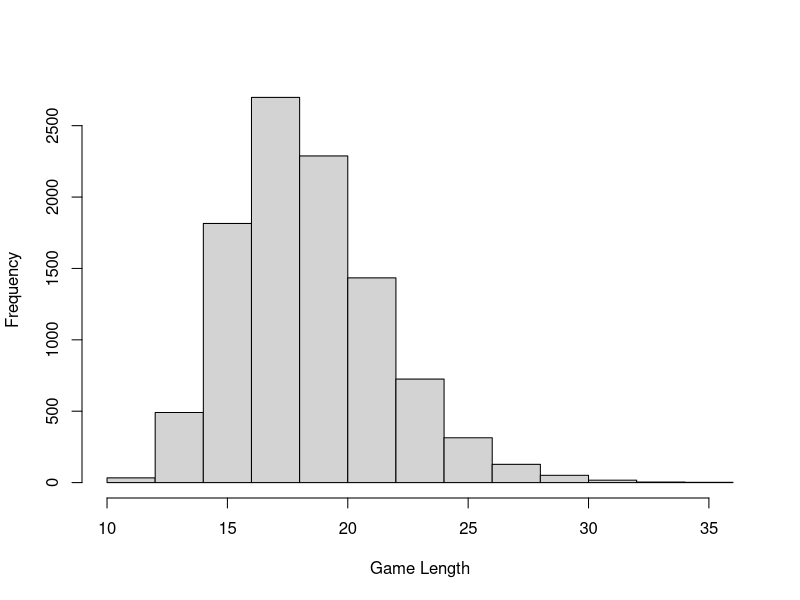
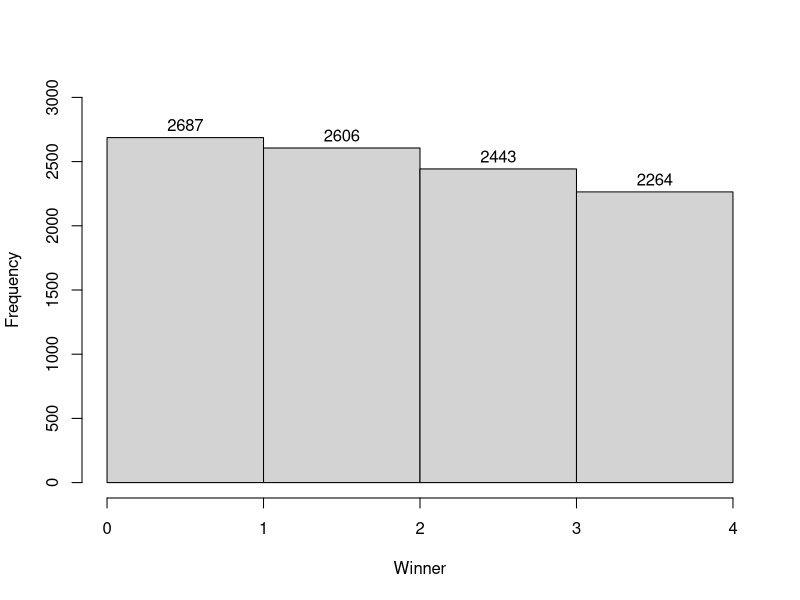

Recreate these plots in R, in order.
#Aeroplane Chess Multiplayer
#Would be much easier by directly simulation than using Markov chain

N = 57 #total steps - Sensitivity Analysis

num = 4 #number of players

shortcut = F #if additional rule is applied - Sensitivity Analysis

#----------Set up P matrix----------#
P=matrix(0, nrow=N, ncol=N, byrow=T)

for (i in 1 : (N-6))
{
  for (j in 1 : 6)
  {
    P[i, i+j] = 1/6
  }
}

for (i in c(N-5, N-2))
{
  P[i, N-4] = 1/6
  P[i, N-3] = 1/6
  P[i, N-2] = 1/6
  P[i, N-1] = 1/3
  P[i, N] = 1/6
}

for (i in c(N-4, N-3))
{
  P[i, N-3] = 1/6
  P[i, N-2] = 1/3
  P[i, N-1] = 1/3
  P[i, N] = 1/6
}

for (j in (N-5):N)
{
  P[N-1, j] = 1/6
}
P[N, N] = 1

if (shortcut == T)
{
  P[13:18, 19] = 0/6
  P[13:18, 31] = 1/6
}
#----------------Done---------------#

s=c(1:N) #possible states
gamelength=matrix(0, nrow = num, ncol = 10000, byrow = T)
takeoff = vector("numeric", 4)
gameon = vector("numeric", 4)
turns = vector("numeric", 4)

for (i in 1:10000)
{
  current = matrix(0, nrow = num, ncol = 100, byrow = T)
  for (no in 1:num)
  {
    takeoff[no] = 0
    gameon[no] = 1
    turns[no] = 0
    
    #if not taken off, do nothing
    while (takeoff[no] == 0)
    {
      turns[no] = turns[no] + 1
      if(sample(1:6, 1) == 6)
      {
        takeoff[no] = 1
        current[no, (turns[no])] = 1
      }
    }
    
    #start moving
    while (gameon[no] == 1 && takeoff[no] == 1)
    {
      current[no, turns[no]+1]=sample(s,1,replace=TRUE,prob=P[current[no, turns[no]],])
      if (current[no, turns[no]+1] == N)
      {
        gameon[no] = 0
      }
      turns[no] = turns[no] + 1
    }
    gamelength[no, i] = turns[no] - 1
  }
}

#Find the minimum step among players
Gamelength = apply(gamelength, 2, min)

winner = vector()
for (i in 1 : 10000)
{
  winner[i] = match(Gamelength[i], gamelength[, i])
}

#histogram of length
summary(Gamelength)
hist(Gamelength, xlab = "Game Length", main = "")

#histogram of winners
h <- hist(winner, breaks = 0:num, xlab = "Winner", main = "", ylim = c(0, 12000/num))
text(h$mids,h$counts,labels=h$counts, adj=c(0.5, -0.5))








